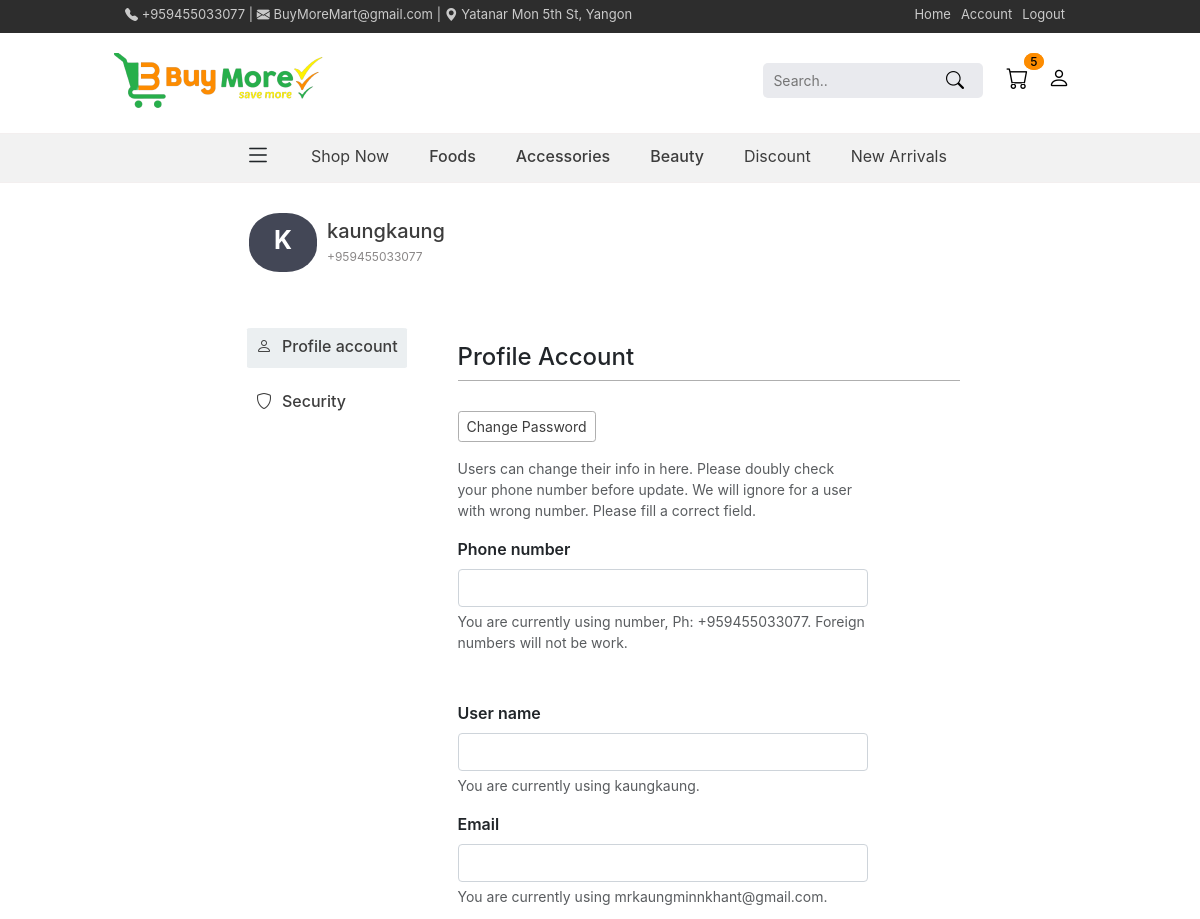
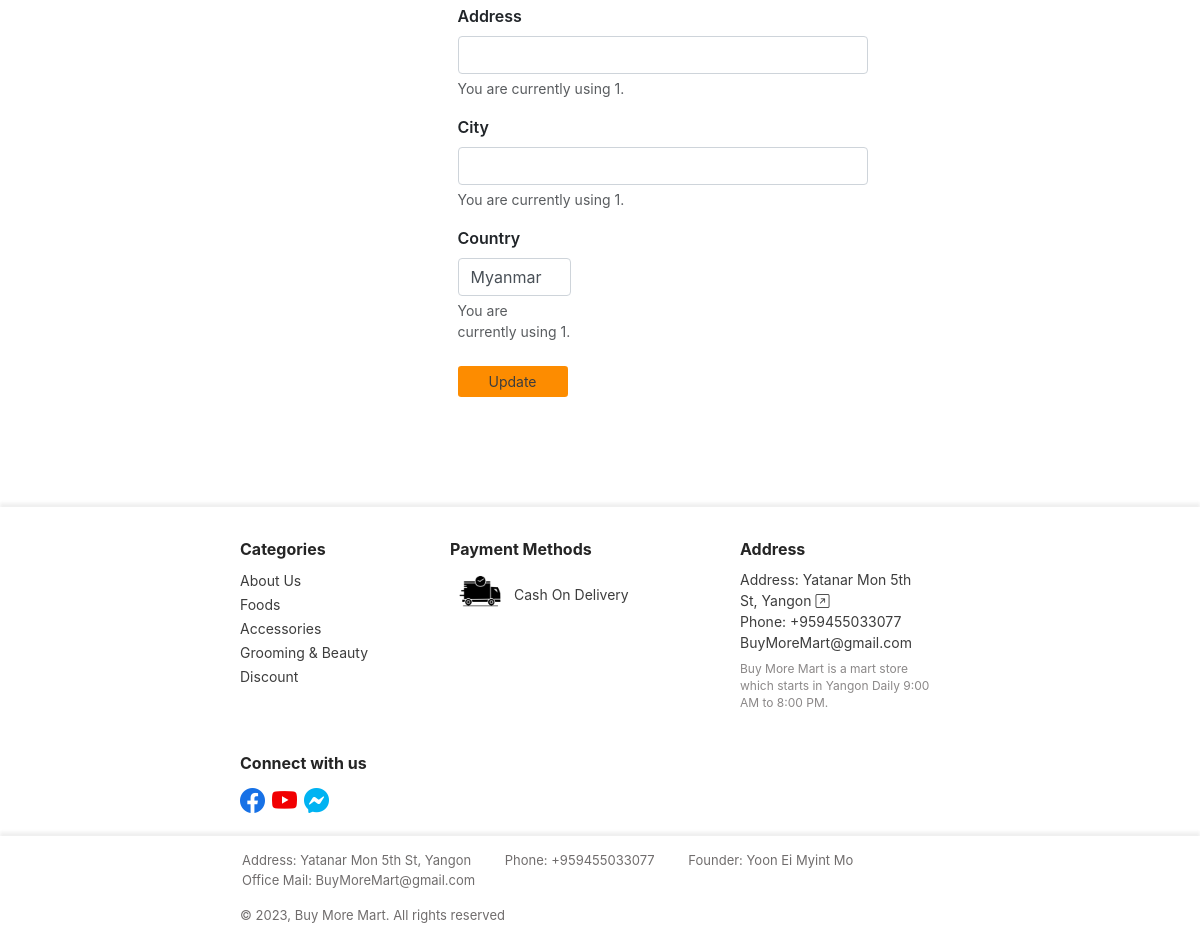
Page /profile (signed in) on the earlier database version (2 pictures, top to bottom).
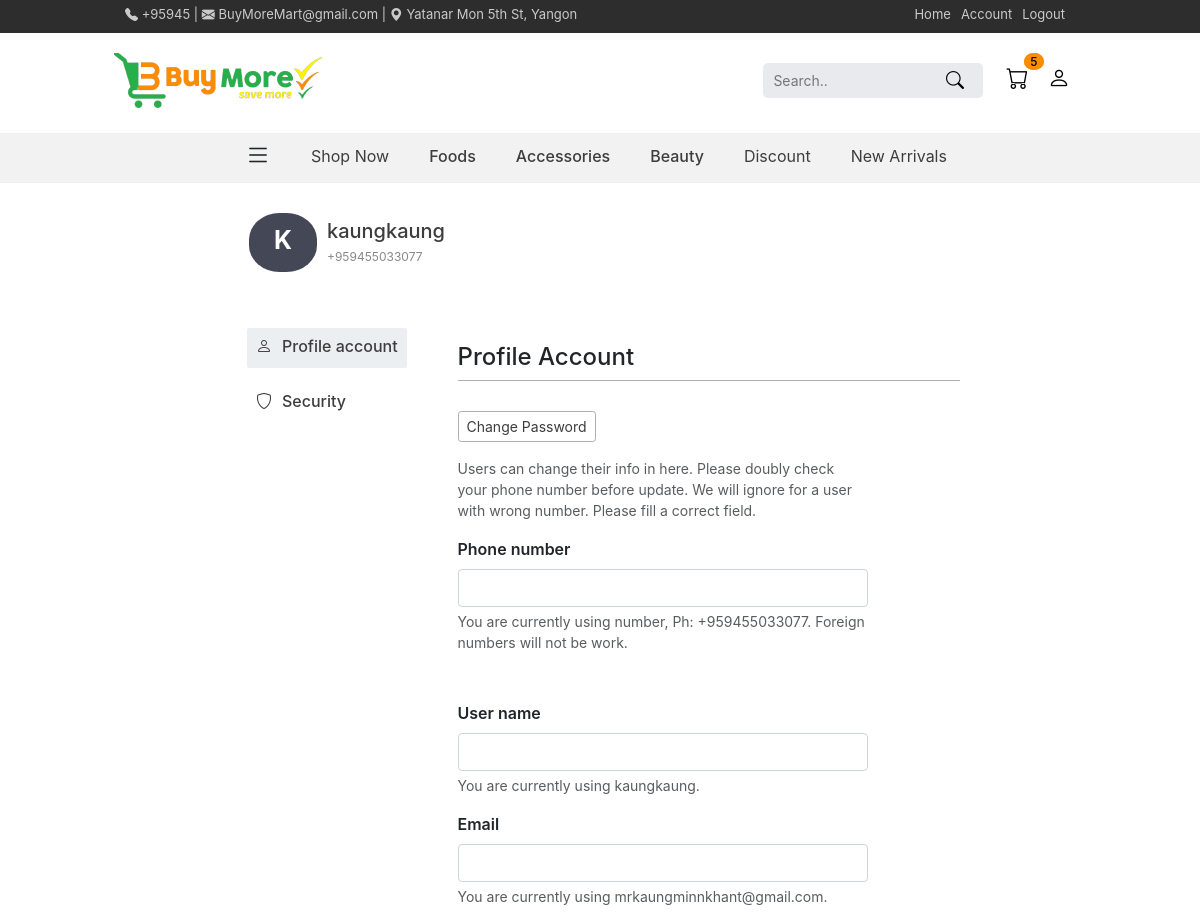
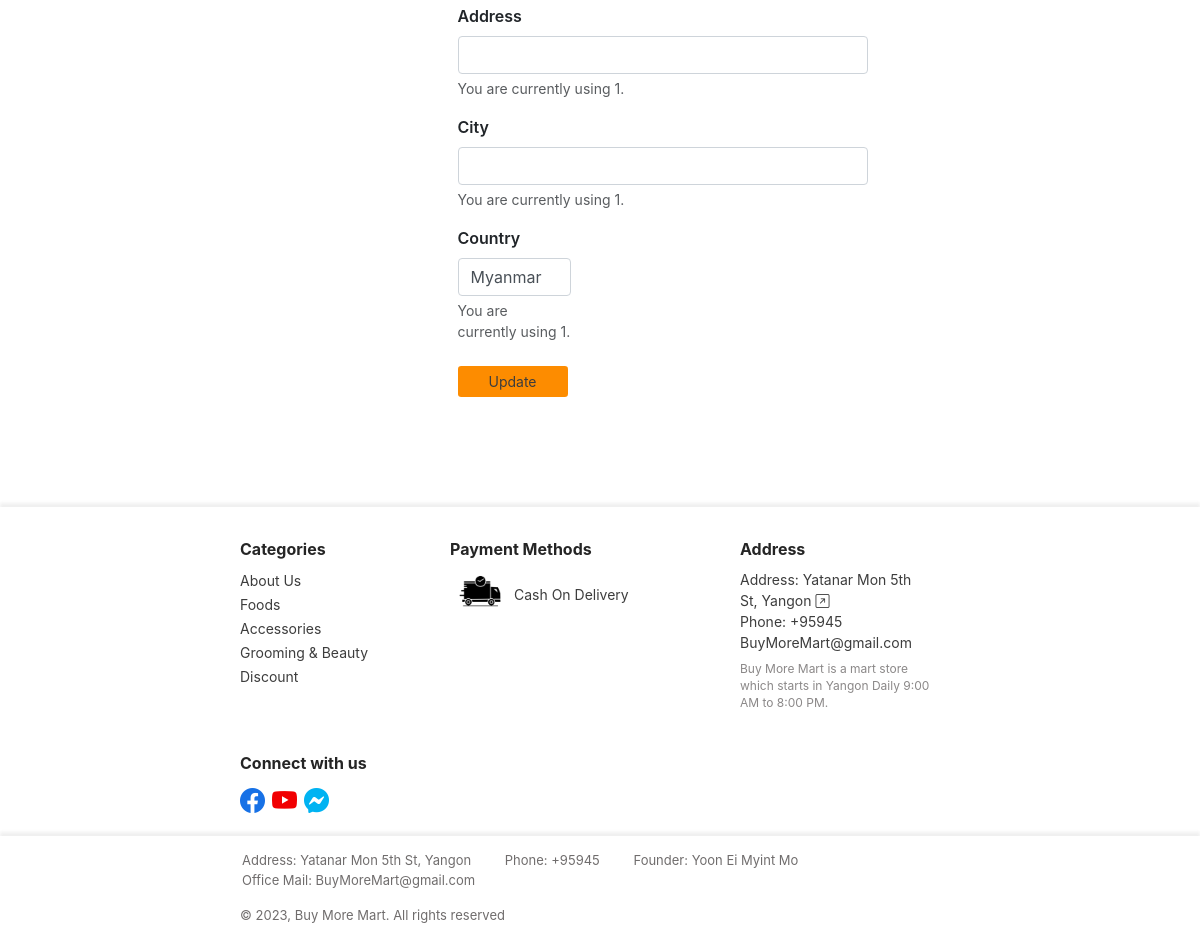
Same page on the later database version (2 pictures, top to bottom).
### app_controller/Website_Interface/models.py (models this page shows)
class Info(models.Model):
    phone = models.CharField(max_length=255, null=True, blank=True)
    email = models.EmailField(null=True, blank=True)
    address = models.CharField(max_length=255, null=True, blank=True)
    location = models.URLField(null=True, blank=True)
    buy_more_mart_info = models.TextField(max_length=255, null=True, blank=True)

### app_controller/Application/others/profile.py (the view, shortened to what this page needs)
# urls.py: 2. Add a URL to urlpatterns:  path('', views.home, name='home')
    def home(self, request):
        if Info.objects.filter(id=1).exists():
            info = Info.objects.get(id=1)
        else:
            info = None
        if Header_ImageGroup.objects.filter(id=1).exists():
            header_image = Header_ImageGroup.objects.get(id=1)
        else:
            header_image = None
        header_food = Product_type.objects.filter(category=1)
        header_accessories = Product_type.objects.filter(category=2)
        header_beauty = Product_type.objects.filter(category=3)
        if request.user.is_authenticated == False:
            return redirect("login")
        if request.user.is_authenticated:
            cart = Cart.objects.filter(user=request.user)
            cart_len = len(list(cart))
        else:
            cart_len = 0
        context = {
            'info': info,
            'header_image': header_image,
            'header_food': header_food,
            'header_accessories': header_accessories,
            'header_beauty': header_beauty,
            "cart_noti": cart_len
        }
        return render(request, 'others/profile.html',
                    context)

### template/others/profile.html (shortened to what the changed rows need)
{% extends 'base.html' %}
{% block content %}
<!DOCTYPE html>
<html lang="en">
<head>
    {% load static %}
    <link rel="stylesheet" href="{% static 'css/page.css' %}">
    <link rel="stylesheet" href="{% static 'css/profile.css' %}">
</head>
<body>
    {% include 'header.html' %}
</body>
    {% include 'footer.html'%}
</html>
{% endblock %}

### template/header.html (shortened to what this page needs)
{% extends 'base.html' %}
{% block content %}
<!DOCTYPE html>
<html lang="en">
<head>
    {% load static %}
    <link rel="stylesheet" href="{% static 'css/page.css' %}">
    <link rel="stylesheet" href="{% static 'css/header.css' %}">
    <link rel="stylesheet" href="{% static 'css/header_hover.css' %}">
</head>
<body>
    <div class="main_header_content">
        <div class="base_content2">
            <div class="header_content">
                <div class="first_header">
                    <div class="first_header_left">
                        {% if info.phone %}
                    <label for=""><i class="bi bi-telephone-fill"></i> {{ info.phone }} |</label>&nbsp;
                        {% else %}
                    <label for=""><i class="bi bi-telephone-fill"></i> +959455033077 |</label>&nbsp;
                        {% endif %}
                        {% if info.email %}
                    <label for=""><i class="bi bi-envelope-fill"></i> {{ info.email }} |</label>&nbsp;
                        {% else %}
                    <label for=""><i class="bi bi-envelope-fill"></i> BuyMoreMart@gmail.com |</label>&nbsp;
                        {% endif %}
                        {% if info.address %}
                    <label for=""><i class="bi bi-geo-alt-fill"></i><a href="{{ info.location }}"> {{ info.address }}</a></label>
                        {% else %}
<label for=""><i class="bi bi-geo-alt-fill"></i><a href="https://www.google.com/maps/place/Buy+More+Mart/@16.8357569,96.1136676,15z/data=!4m6!3m5!1s0x30c1956299e6b48b:0xd2f9fd3513d2e941!8m2!3d16.8357569!4d96.1136676!16s%2Fg%2F11s640nsb1?entry=ttu"> Yatanar Mon 5th St, Yangon</a></label>
                        {% endif %}
                    </div>
                    <ul>
                        <li><a href="{% url 'index' %}">Home</a></li>
                        <li><a href="{% url 'profile' %}">Account</a></li>
                        {% if user.is_authenticated %}
                            <li><a href="{% url 'logout' %}">Logout</a></li>
                        {% else %}
                            <li><a href="{% url 'login' %}">Login</a></li>
                        {% endif %}
                    </ul>
                </div>
            </div>
        </div>
    </div>
<div class="base_content2">
    <div class="second_header_content">
    <div class="second_header">
        <a href="{% url 'index' %}"><img class="logo_image" src="/media/website_images/logo-nobg.png" alt=""></a>
        <form action="{% url 'search' %}" method="POST" enctype="multipart/form-data">
            <input name="search" class="search_form" type="text" placeholder="Search..">
            <button class="search_form_submit"><i class="bi bi-search"></i></button>
            <a class="second_header_cart" href="{% url 'cart' %}"><i class="bi bi-cart"></i>
                <word id="element_cart_noti" class="second_header_cart_number">{{ cart_noti }}</word></a>
            <a class="second_header_profile" href="{% url 'profile' %}"><i class="bi bi-person"></i></a>
        </form>
    </div>
</div>
</div>
    <div class="third_header_content">
    <div class="third_header">
        <ul>
            <li><i id="default_setting" class="bi bi-list"></i></li>
            <li class="li2"><a href="{% url 'index' %}" class="" id="hn0">Shop Now</a>
            </li>
            <li><a href="{% url 'foods' %}" class="main_one" id="hn1">Foods</a>
            </li>
            <li><a href="{% url 'accessories' %}" class="main_two" id="hn2">Accessories</a>
            </li>
            <li><a href="{% url 'gb' %}" class="main_three" id="hn3">Beauty</a>
            </li>
            <li><a href="{% url 'discount' %}" class="" id="hn4">Discount</a>
            </li>
            <li><a href="{% url 'new_arrivals' %}" class="" id="hn5">New Arrivals</a>
            </li>
        </ul>
    </div>
</div>
    <div class="second_line_arrow"></div>
</body>
</html>
{% endblock %}

### template/footer.html (shortened to what this page needs)
{% extends 'base.html' %}
{% block content %}
<head>
    {% load static %}
    <link rel="stylesheet" href="{% static 'css/page.css' %}">
    <link rel="stylesheet" href="{% static 'css/footer.css' %}">
</head>
<body>
    <div class="main_footer_content">
        <div class="base_content2">
        <div class="first_footer_content">
           <div class=" first_footer_content1">
            <label for="">Categories</label>
            <p><a href="">About Us</a>
                <a href="">Foods</a>
                <a href="">Accessories</a>
                <a href="">Grooming & Beauty</a>
                <a href="">Discount</a>
            </p>
           </div>
           <div class=" first_footer_content2">
            <label for="">Payment Methods</label>
                <p><img src="/media/website_icons/cod.jpg" alt=""> Cash On Delivery
            </p>
           </div>
           <div class="first_footer_content3">
            <label for="">Address</label>
            <p>Address: {% if info.address %}<a href="{{ info.location }}">{{ info.address }} <i class="bi bi-arrow-up-right-square"></i></a> {% else %} <a href="https://www.google.com/maps/place/Buy+More+Mart/@16.8357569,96.1136676,15z/data=!4m6!3m5!1s0x30c1956299e6b48b:0xd2f9fd3513d2e941!8m2!3d16.8357569!4d96.1136676!16s%2Fg%2F11s640nsb1?entry=ttu">Yatanar Mon 5th St, Yangon<i class="bi bi-arrow-up-right-square"></i></a>{% endif %}
            {% if info.phone %} Phone: {{ info.phone }} {% else %} Phone: +959455033077 {% endif %}
            {% if info.email %} {{ info.email }} {% else %} BuyMoreMart@gmail.com {% endif %}
{% if info.buy_more_mart_info %}<words>{{ info.buy_more_mart_info }}</words>{% else %}<words>Buy More Mart is a mart store which starts in Yangon Daily 9:00 AM to 8:00 PM.</words>{% endif %}
        </p>
           </div>
        </div>
        <div class="below_first_footer_content">
        <div class="below_first_footer_content1">
            <label for="">Connect with us</label>
<p><a href=""><i class="bi bi-facebook"></i></a> <a href=""><i class="bi bi-youtube"></i></a> <a href=""><i class="bi bi-messenger"></i></a>
</p>
</div>
        </div>
    </div>
</div>
<div class="main_footer_content2">
    <div class="base_content2">
        <div class="second_footer_content">
            <div class="second_footer_content1">
                <ul>
                    {% if info.address %}
                    <li>Address: <a href="{{ info.location }}">{{ info.address }}</a></li>
                        {% else %}
                        <li>Address: <a href="https://www.google.com/maps/place/Buy+More+Mart/@16.8357569,96.1136676,15z/data=!4m6!3m5!1s0x30c1956299e6b48b:0xd2f9fd3513d2e941!8m2!3d16.8357569!4d96.1136676!16s%2Fg%2F11s640nsb1?entry=ttu">Yatanar Mon 5th St, Yangon</a></li>
                    {% endif %}
                    {% if info.phone %}
                    <li>Phone: {{ info.phone }}</li>
                        {% else %}
                    <li>Phone: +959455033077</li>
                    {% endif %}
                    <li>Founder: Yoon Ei Myint Mo</li>
                    {% if info.email %}
                    <li>Office Mail: {{ info.email }}</li>
                        {% else %}
                    <li>Office Mail: BuyMoreMart@gmail.com</li>
                    {% endif %}
                </ul>
            </div>
            <div class=" second_footer_content2">
                <p>© 2023, Buy More Mart. All rights reserved</p>
            </div>
        </div>
    </div>
</div>
</body>
{% endblock %}

Differences in the rows shown:
changed Info "Yatanar Mon 5th St, Yangon": phone "+959455033077" → "+95945"
